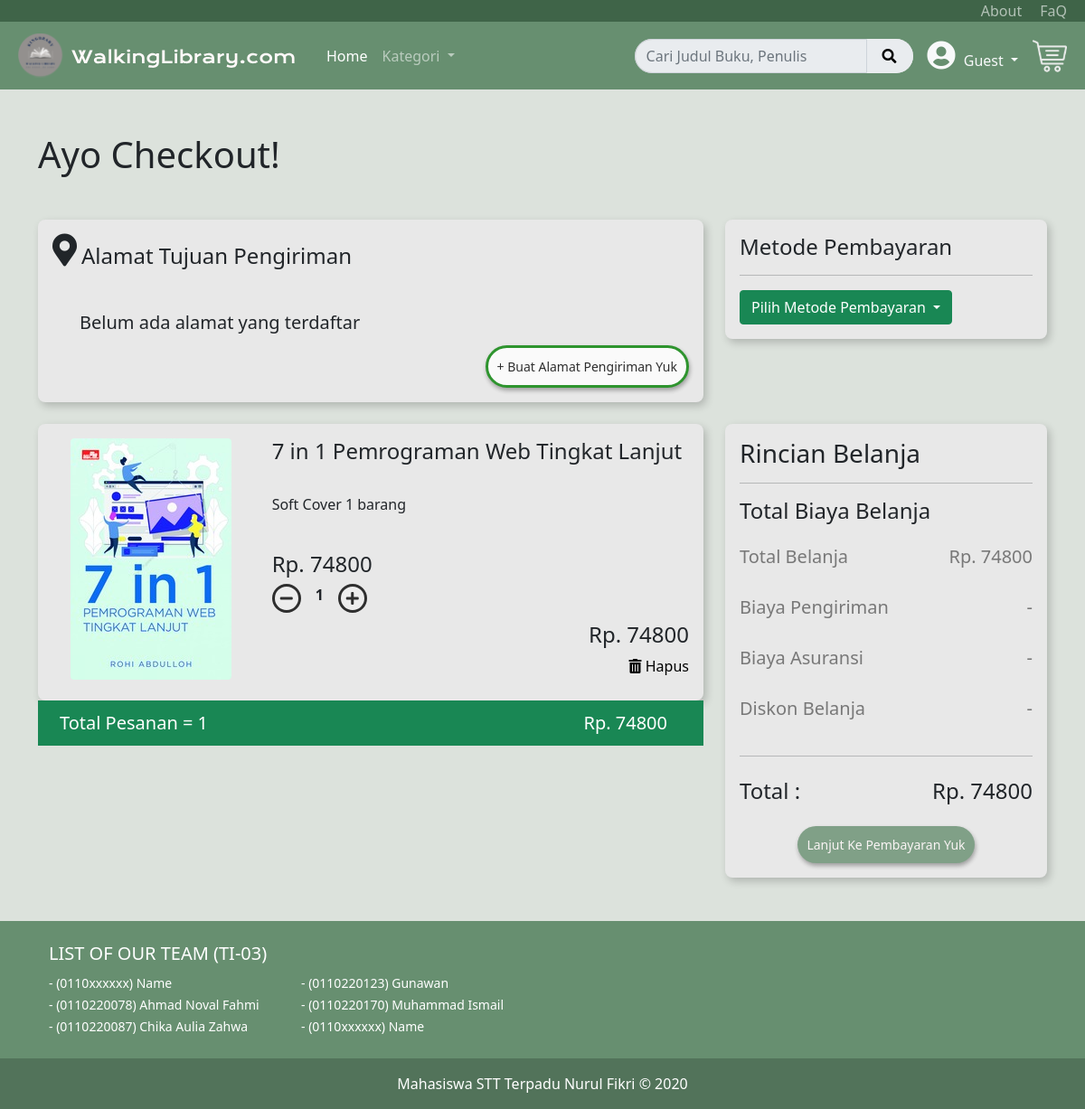
/index.php/home/checkout/2, run on the app's committed database.
### tables this page shows
CREATE TABLE `buku` (
  `id` int(11) NOT NULL,
  `gambar` varchar(255) DEFAULT NULL,
  `nama` varchar(255) NOT NULL,
  `deskripsi_buku` text NOT NULL,
  `jml_halaman` varchar(10) NOT NULL,
  `penerbit` varchar(150) NOT NULL,
  `penulis` varchar(150) NOT NULL,
  `tgl_terbit` date NOT NULL,
  `berat` varchar(10) NOT NULL,
  `isbn` varchar(50) DEFAULT NULL,
  `lebar` varchar(10) NOT NULL,
  `bahasa` varchar(20) NOT NULL,
  `panjang` varchar(10) NOT NULL,
  `harga` int(10) NOT NULL
);

### application/controllers/Home.php (called while the page is built, shortened)
<?php
class Home extends CI_Controller {
	public function __construct()
	{
		$this->load->model('bukuModel','buku');
	}
	public function checkout($id)
	{
		$data['title'] = 'Checkout';
		$data['buku'] = $this->buku->get_id($id);
		$this->load->view('home/layouts/navbar.php', $data);
		$this->load->view('home/checkout.php');
		$this->load->view('home/layouts/footer.php');
	}
}

### index.php (called while the page is built, shortened)
<?php
require_once BASEPATH.'core/CodeIgniter.php';

### application/models/bukuModel.php (called while the page is built, shortened)
<?php
class bukuModel extends CI_Model {
    public function get_id($id)
    {
        $this->db->where('id', $id);
        $query = $this->db->get('buku');
        return $query->row();
    }
}

### application/views/home/checkout.php (the view, shortened to what this page needs)
<div class="container pt-5">
    <h1>Ayo Checkout!</h1>
    <div class="row mt-5">
        <div class="col-sm-8 pb-4">
            <div class="kotak">
                <div class="d-flex justify-content-start">
                    <i class="fas fa-map-marker-alt" style="font-size: 3vw;"></i> <h4 style="padding: 10px 5px;"> Alamat Tujuan Pengiriman</h4>
                </div>
                <br>
                <div style="padding: 5px 30px">
                    <h5>Belum ada alamat yang terdaftar</h5>
                </div>
                <div class="d-flex justify-content-end">
                    <button class="btn-sm btnBeliSekarang bg-white text-black" style="border-style: solid; border-color: green;">+ Buat Alamat Pengiriman Yuk</button>
                </div>
            </div>
        </div>
        <div class="col-sm">
            <div class="kotak">
                <h4 class="d-flex justify-content-start">Metode Pembayaran</h4>
                <hr>
                <div class="dropdown">
                    <button class="btn btn-success dropdown-toggle" type="button" id="dropdownMenuButton2" data-bs-toggle="dropdown" aria-expanded="false">
                        Pilih Metode Pembayaran
                    </button>
                </div>
            </div>
        </div>
    </div>
    <div class="row">
        <div class="col-sm-8">
            <div class="kotak">
                <div class="row">
                    <div class="col-sm-4">
                        <img src="<?php echo base_url('public/gambar/').$buku->gambar; ?>" class="img-fluid rounded mx-auto d-block" alt="...">
                    </div>
                    <div class="col-sm">
                        <h4><?= $buku->nama; ?></h4>
                        <br>
                        <p>Soft Cover 1 barang</p>
                        <br>
                        <h4>Rp. <?= $buku->harga; ?></h4>
                        <div class="d-flex justify-content-start">
                            <button class="mines"><i class="fas fa-minus"></i></button>
                            <p class="px-3 value">    1   </p>
                            <button class="plus"><i class="fas fa-plus"></i></button>
                        </div>
                        <div class="d-flex justify-content-end">
                            <h4>Rp. <?= $buku->harga; ?></h4>
                        </div>
                        <div class="d-flex justify-content-end hapus">
                            <a href="#!"><i class="fas fa-trash-alt"></i> Hapus</a>
                        </div>
                    </div>
                </div>
            </div>
            <div class="row">
                <div class="col-sm">
                    <div class="navbar navbar-light bg-success">
                        <div class="container-fluid">
                            <span class="navbar-brand mb-0 h1 text-white">Total Pesanan = 1</span>
                            <span class="navbar-brand mb-0 h1 text-white">Rp. <?= $buku->harga; ?></span>
                        </div>
                    </div>
                </div>
            </div>
        </div>
        <div class="col-sm">
            <div class="kotak">
                <h3 class="d-flex justify-content-start">Rincian Belanja</h3>
                <hr>
                <h4 class="d-flex justify-content-start pb-2">Total Biaya Belanja</h4>
                <div class="checkoutFont pt-2 pb-3 d-flex justify-content-between">
                    <h5>Total Belanja</h5>
                    <h5>Rp. <?= $buku->harga; ?></h5>
                </div>
                <div class="checkoutFont pt-2 pb-3 d-flex justify-content-between">
                    <h5>Biaya Pengiriman</h5>
                    <h5>-</h5>
                </div>
                <div class="checkoutFont pt-2 pb-3 d-flex justify-content-between">
                    <h5>Biaya Asuransi</h5>
                    <h5>-</h5>
                </div>
                <div class="checkoutFont pt-2 pb-3 d-flex justify-content-between">
                    <h5>Diskon Belanja</h5>
                    <h5>-</h5>
                </div>
                <hr>
                <div class="checkoutFont pt-2 pb-3 d-flex justify-content-between">
                    <h4>Total : </h4>
                    <h4>Rp. <?= $buku->harga; ?></h4>
                </div>
                <div class="checkoutFont d-flex justify-content-center">
                    <button class="btn-sm btnBeliSekarang">Lanjut Ke Pembayaran Yuk</button>
                </div>
            </div>
        </div>
    </div>
</div>

### public/css/style.css (style rules this page uses)
body { background-color: #DCE2DC; }
.kotak { padding: 1rem; width: auto; background-color: #E8E8E8; box-shadow: 3px 4px 10px rgba(0,0,0,0.2); border-radius: 8px; }
.btnBeliSekarang { color: #FFF8F8; padding: 10px; border: none; background-color: #678F70; border-radius: 25px; box-shadow: 1px 3px 5px rgba(0,0,0,0.4); opacity: 0.8; transition: 0.2s; }
.kotak .plus { border: solid black; margin-bottom: 10px; border-radius: 50%; opacity: 0.8; transition: 0.2s; }
.kotak .mines { border: solid black; margin-bottom: 10px; border-radius: 50%; opacity: 0.8; transition: 0.2s; }
.value { font-weight: bold; }
.hapus a { text-decoration: none; color: black; margin-bottom: 10px; }
.checkoutFont h5 { color: #787878; }

### data on the page
buku: gambar (picture), nama "7 in 1 Pemrograman Web Tingkat Lanjut", harga "74800"

### other printed values
$email "Guest"
